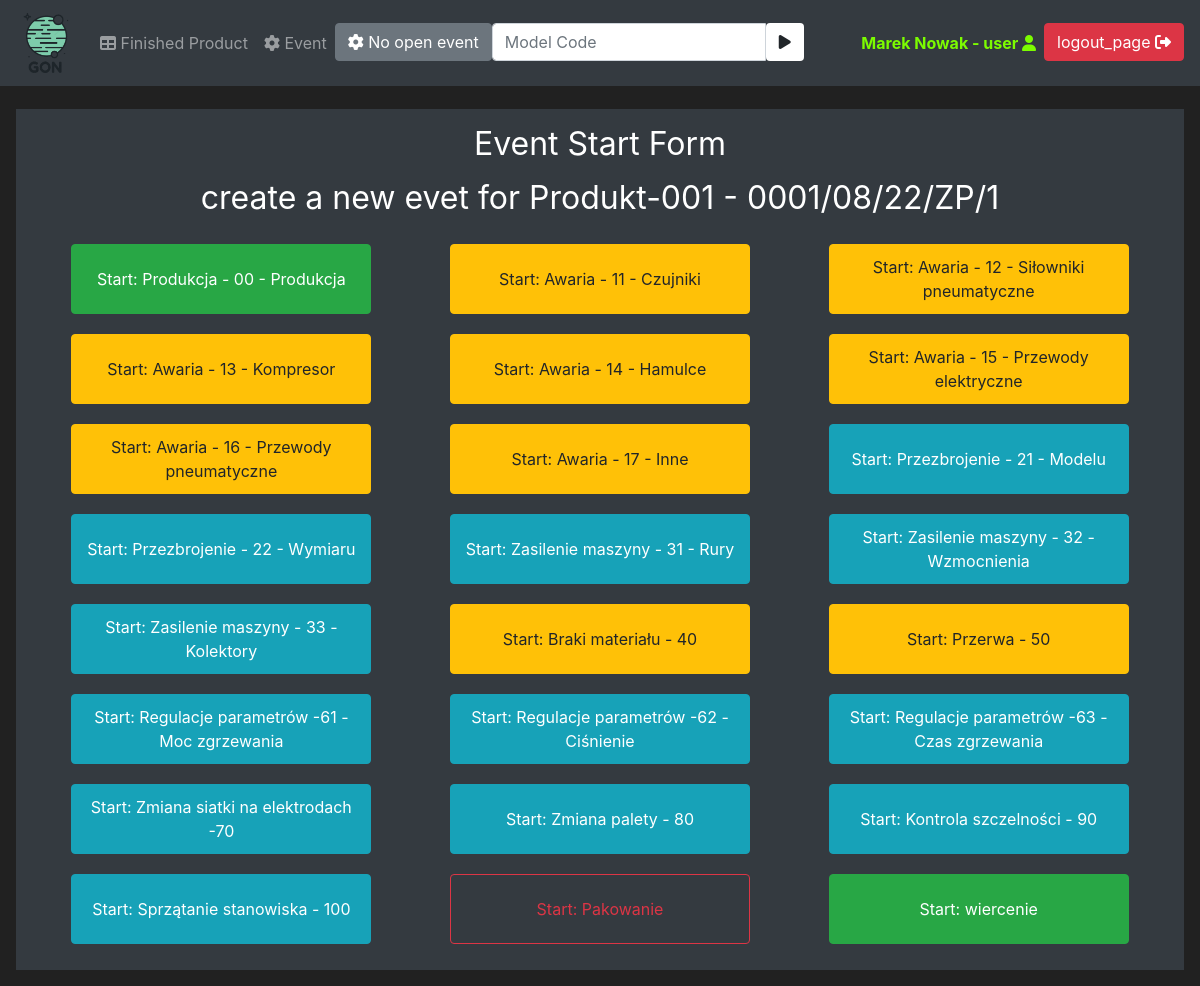
/eventStartStop (signed in), run on the app's committed database.
### mainApp/models/user.py (models this page shows, shortened)
class User(UserMixin, db.Model):
    id = db.Column(db.Integer, primary_key=True, unique=True)
    username = db.Column(db.String(100), unique=True)
    password_hash = db.Column(db.String())
    email_address = db.Column(db.String())
    role = db.Column(db.Integer)

### mainApp/models/product.py (models this page shows, shortened)
class Product(db.Model):
    id = db.Column(db.Integer, primary_key=True)
    modelCode = db.Column(db.String(20), unique=True)
    modelName = db.Column(db.String(20))
    orderStatus = db.Column(db.String(20))
    startDate = db.Column(db.Integer)
    executionDate = db.Column(db.Integer)

### mainApp/models/status.py (models this page shows, shortened)
class Status(db.Model):
    id = db.Column(db.Integer, primary_key=True)
    statusCode = db.Column(db.Integer)
    statusName = db.Column(db.String(20), unique=True)
    production = db.Column(db.String(20))

### mainApp/routes.py (the view, shortened to what this page needs)
@ app.route('/eventStartStop', methods=('GET', 'POST'))
@ login_required
def event_start_stop_page():
    eventStartForm = EventStartForm()
    eventCloseForm = EventCloseForm()
    now = datetime.today()
    now = now.timestamp()
    now = int(now)
    print(now)
    openProductList = Product.query.filter(or_(Product.orderStatus == "Open", and_(
        Product.orderStatus == "Auto", Product.startDate <= now, Product.executionDate >= now)))
    statusList = Status.query.all()
    openEventList = Event.query.filter(Event.endDate == None)
    openStatuses = openStatusesCounter()
    return render_template('eventStartForm.html', openProductList=openProductList, statusList=statusList, openEventList=openEventList, eventStartForm=eventStartForm, eventCloseForm=eventCloseForm, openStatuses=openStatuses)

### mainApp/forms.py
class EventStartForm(FlaskForm):
    submit = SubmitField(label="Start Event")

class EventCloseForm(FlaskForm):
    okCounter = IntegerField(label="Ok Counter:", validators=[DataRequired()])
    nokCounter = IntegerField(label="Nok Counter:", validators=[DataRequired()])
    submit = SubmitField(label="Close Event")

### mainApp/models/user.py (called while the page is built)
@login_manager.user_loader
def load_user(user_id):
    return User.query.get(int(user_id))

### mainApp/routes.py (called while the page is built)
def openStatusesCounter():
    openEventCounter = 0
    activEventsList = Event.query.filter(Event.endDate == None)
    for activEventList in activEventsList:
        openEventCounter += 1
    return openEventCounter

### mainApp/templates/eventStartForm.html (shortened to what this page needs)
{% extends 'base.html' %}
{% block content %}
{% set activeTask = namespace(activeTask=false) %}
{% set activeTask = namespace(activeStatus=false) %}
<div class="text-center">
    <div class="container">
        <h1 class="h2 mb-3 font-weight-normal">
            {{ _('Event Start Form')}}
        </h1>
        {% for openProduct in openProductList %}
        <h3 class="h2 mb-3 font-weight-normal">
            {{ _('create a new evet for')}} {{openProduct.modelName}} - {{ openProduct.modelCode}}
        </h3>
        <div class="row">
            {% for status in statusList %}
            {% for openEvent in openEventList %}
            {% if openEvent.idProd == openProduct.id and openEvent.idStatus == status.id%}
            {% set activeTask.activeTask = True %}
            {% endif %}
            {% endfor %}
            {% endfor %}
            {% for status in statusList %}
            {% if status.production == "Prod" and not activeTask.activeTask %}
            <div class="col text-center">
                <button class="btn btn-outline btn-success buttonFull" data-toggle="modal"
                    data-target="#Modal-Start-{{openProduct.id}}-{{status.id}}-{{current_user.id}}">Start: {{
                    status.statusName }}</button>
            </div>
            {% endif %}
            {% if status.production == "Error" and not activeTask.activeTask %}
            <div class="col text-center">
                <button class="btn btn-outline btn-warning buttonFull" data-toggle="modal"
                    data-target="#Modal-Start-{{openProduct.id}}-{{status.id}}-{{current_user.id}}">Start: {{
                    status.statusName }}</button>
            </div>
            {% endif %}
            {% if status.production == "TPZ" and not activeTask.activeTask %}
            <div class="col text-center">
                <button class="btn btn-outline btn-info buttonFull" data-toggle="modal"
                    data-target="#Modal-Start-{{openProduct.id}}-{{status.id}}-{{current_user.id}}">Start: {{
                    status.statusName }}</button>
            </div>
            {% endif %}
            {% if status.production == "Finish" and not activeTask.activeTask %}
            <div class="col text-center">
                <button class="btn btn-outline btn-outline-danger buttonFull" data-toggle="modal"
                    data-target="#Modal-Start-{{openProduct.id}}-{{status.id}}-{{current_user.id}}">Start: {{
                    status.statusName }}</button>
            </div>
            {% endif %}
            {% set activeTask.activeStatus = False %}
            {% endfor %}
        </div>
        {% set activeTask.activeTask = False %}
        {% endfor %}
    </div>
</div>
{% endblock %}

### mainApp/templates/base.html (shortened to what this page needs)
<!doctype html>
<html lang="en">
<head>
   <link rel="stylesheet" href="https://cdn.jsdelivr.net/npm/bootstrap@4.5.3/dist/css/bootstrap.min.css"
>
   <link rel="stylesheet" href="https://cdnjs.cloudflare.com/ajax/libs/font-awesome/4.7.0/css/font-awesome.min.css">
</head>
<body>
   <nav class="navbar navbar-expand-md navbar-dark bg-dark fixed-top">
      <a class="navbar-brand" href="{{url_for('home_page')}}"><img src="/static/LogoBIG.png" alt="..." height="60"
            class="d-inline-block"></a>
      <div class="collapse navbar-collapse" id="navbarNav">
         <ul class="navbar-nav mr-auto">
            <li class="nav-item">
               <a class="nav-link" href="{{url_for('product_finished_table_page')}}"><i class='fa fa-table'></i> {{ _('Finished Product')}}</a>
            </li>
            <li class="nav-item">
               <a class="nav-link" href="{{url_for('event_start_stop_page')}}"><i class='fa fa-cog'></i>
                  {{ _('Event')}}</a>
            </li>
            {% if openStatuses == 0%}
            <li class="nav-item">
               <a class="btn btn-secondary navbar-btn" href="#"><i class='fa fa-cog'></i>
                  No open event</a>
            </li>
            {% else %}
            <li class="nav-item">
               <a class="btn btn-danger navbar-btn" href="{{url_for('event_all_stop_page')}}"><i class='fa fa-hand-paper-o'></i><i class='fa fa-cog fa-spin'></i>
                  {{ _('Force STOP')}} {{openStatuses}} {{ _('event')}}</a>
            </li>
            {% endif %}
            {% if current_user.is_authenticated %}
            <form method="POST" class="navbar-form navbar-left" action="{{url_for('active_product_page')}}">
               <div class="input-group">
                  <input type="text" class="form-control" placeholder="Model Code" name="modelCode" autofocus="autofocus">
                  <div class="input-group-btn">
                     <button class="btn btn-default bg-white" type="submit">
                        <i class="fa fa-play"></i>
                     </button>
                  </div>
               </div>
            </form>
            {% endif %}
         </ul>
         {% if current_user.is_authenticated %}
         <ul class="navbar-nav">
            <li class="nav-item">
               <a class="nav-link" style="color: lawngreen; font-weight: bold" href="#">{{current_user.username}}
                   - {{ current_user.role }} <i class='fa fa-user'></i></a>
            </li>
            <li class="nav-item">
               <a class="btn btn-danger navbar-btn" href="{{url_for('logout_page')}}">{{ _('logout_page')}} <i
                     class='fa fa-sign-out'></i></a>
            </li>
         </ul>
         {% endif %}
      </div>
   </nav>
   <br>
   <div class="position-relative overflow-hidden p-3 p-md-3 m-md-3 text-center bg-dark" style="color:white">
      {% block content %}
      {% endblock %}
   </div>
</body>
</html>

### mainApp/templates/base.html (style rules this page uses)
body { background-color: #212121; color: white }
.buttonFull { width: 300px !important; height: 70px !important; margin: 10px; }

### data on the page
User: username "Marek Nowak", role "user"
Product: modelName "Produkt-001", modelCode "0001/08/22/ZP/1"
Status: statusName "Produkcja - 00 - Produkcja"
Status: statusName "Awaria - 11 - Czujniki"
Status: statusName "Awaria - 12 - Siłowniki pneumatyczne"
Status: statusName "Awaria - 13 - Kompresor"
Status: statusName "Awaria - 14 - Hamulce"
Status: statusName "Awaria - 15 - Przewody elektryczne"
Status: statusName "Awaria - 16 - Przewody pneumatyczne"
Status: statusName "Awaria - 17 - Inne"
Status: statusName "Przezbrojenie - 21 - Modelu"
Status: statusName "Przezbrojenie - 22 - Wymiaru"
Status: statusName "Zasilenie maszyny - 31 - Rury"
Status: statusName "Zasilenie maszyny - 32 - Wzmocnienia"
Status: statusName "Zasilenie maszyny - 33 - Kolektory"
Status: statusName "Braki materiału - 40"
Status: statusName "Przerwa - 50"
Status: statusName "Regulacje parametrów -61 - Moc zgrzewania"
Status: statusName "Regulacje parametrów -62 - Ciśnienie"
Status: statusName "Regulacje parametrów -63 - Czas zgrzewania"
Status: statusName "Zmiana siatki na elektrodach -70"
Status: statusName "Zmiana palety - 80"
Status: statusName "Kontrola szczelności - 90"
Status: statusName "Sprzątanie stanowiska - 100"
Status: statusName "Pakowanie"
Status: statusName "wiercenie"
